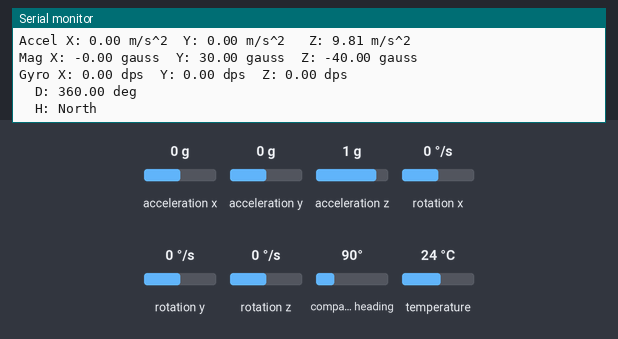
Recording of a sketch running on a simulated Arduino Leonardo, built with avr-gcc and run on an emulated ATmega32U4. On the bench: the last lines printed to the serial monitor. The inputs (shaded band) are chosen by the test bench; at power-on: compass heading 90°, acceleration x 0 g, acceleration y 0 g, acceleration z 1 g, rotation x 0 °/s, rotation y 0 °/s, rotation z 0 °/s, temperature 24 °C.

Above: at 3.1 s.
3.2 s: compass heading set to 35°
At 3.55 s:
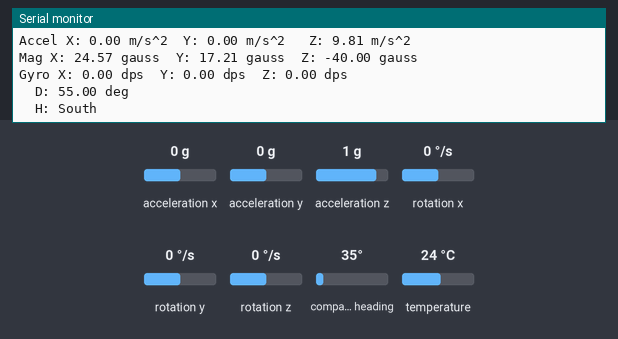
4.7 s: compass heading set to 44°
At 5.02 s:
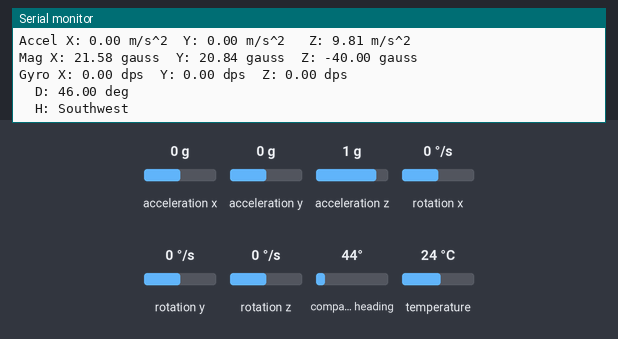
6.5 s: compass heading set to 54°
At 6.71 s:
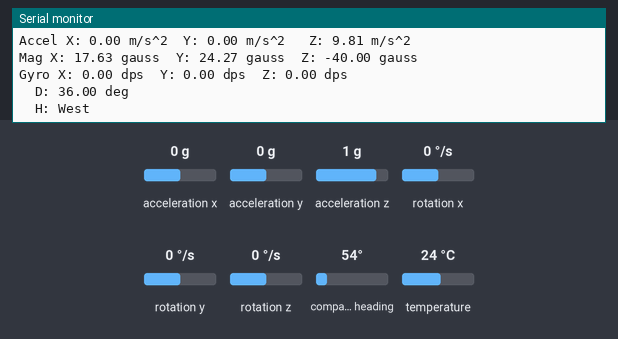
Timing chart, 0 to 9.5 s (numbered marks = the images above; inputs shaded):
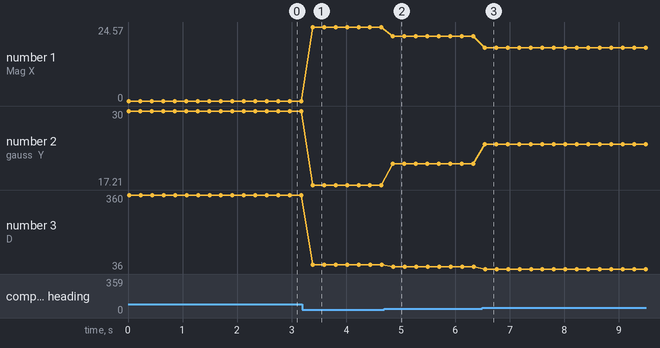

Measured:
- the behaviour switches between 39 and 40° on compass heading (found by bisection; images 1 and 2)
- the behaviour switches between 50 and 51° on compass heading (found by bisection; images 2 and 3)
- after the input at 3.2 s, the serial monitor: prints a new line after 0.19 s (image 1)
- after the input at 4.7 s, the serial monitor: prints a new line after 0.16 s (image 2)
- after the input at 6.5 s, the serial monitor: prints a new line at once (image 3)
- plotted number 1: 0 → 24.57 after the input at 3.2 s, 24.57 → 21.58 after the input at 4.7 s, 21.58 → 17.63 after the input at 6.5 s
- plotted number 2: 30 → 17.21 after the input at 3.2 s, 17.21 → 20.84 after the input at 4.7 s, 20.84 → 24.27 after the input at 6.5 s
- plotted number 3: 360 → 55 after the input at 3.2 s, 55 → 46 after the input at 4.7 s, 46 → 36 after the input at 6.5 s

The sketch:

lsm9ds1Modified.ino
```cpp
#include <Wire.h>
#include <SPI.h>
#include <math.h>
#include <Adafruit_LSM9DS1.h>
#include <Adafruit_Sensor.h>  // not used in this demo but required!

// i2c
Adafruit_LSM9DS1 lsm = Adafruit_LSM9DS1();

#define LSM9DS1_SCK A5
#define LSM9DS1_MISO 12
#define LSM9DS1_MOSI A4
#define LSM9DS1_XGCS 6
#define LSM9DS1_MCS 5
// You can also use software SPI
//Adafruit_LSM9DS1 lsm = Adafruit_LSM9DS1(LSM9DS1_SCK, LSM9DS1_MISO, LSM9DS1_MOSI, LSM9DS1_XGCS, LSM9DS1_MCS);
// Or hardware SPI! In this case, only CS pins are passed in
//Adafruit_LSM9DS1 lsm = Adafruit_LSM9DS1(LSM9DS1_XGCS, LSM9DS1_MCS);

//Globals for values
//float Ax,Ay,Az,Mx,My,Mz,Gx,Gy,Gz,D = 0.0f;


void setupSensor()
{
  // 1.) Set the accelerometer range
  lsm.setupAccel(lsm.LSM9DS1_ACCELRANGE_2G);
  //lsm.setupAccel(lsm.LSM9DS1_ACCELRANGE_4G);
  //lsm.setupAccel(lsm.LSM9DS1_ACCELRANGE_8G);
  //lsm.setupAccel(lsm.LSM9DS1_ACCELRANGE_16G);

  // 2.) Set the magnetometer sensitivity
  lsm.setupMag(lsm.LSM9DS1_MAGGAIN_4GAUSS);
  //lsm.setupMag(lsm.LSM9DS1_MAGGAIN_8GAUSS);
  //lsm.setupMag(lsm.LSM9DS1_MAGGAIN_12GAUSS);
  //lsm.setupMag(lsm.LSM9DS1_MAGGAIN_16GAUSS);

  // 3.) Setup the gyroscope
  lsm.setupGyro(lsm.LSM9DS1_GYROSCALE_245DPS);
  //lsm.setupGyro(lsm.LSM9DS1_GYROSCALE_500DPS);
  //lsm.setupGyro(lsm.LSM9DS1_GYROSCALE_2000DPS);
}


void setup()
{
  Serial.begin(115200);

  while (!Serial) {
    delay(1); // will pause Zero, Leonardo, etc until serial console opens
  }

  Serial.println("LSM9DS1 data read demo");

  // Try to initialise and warn if we couldn't detect the chip
  if (!lsm.begin())
  {
    Serial.println("Oops ... unable to initialize the LSM9DS1. Check your wiring!");
    while (1);
  }
  Serial.println("Found LSM9DS1 9DOF");

  // helper to just set the default scaling we want, see above!
  setupSensor();
}

void loop()
{
  lsm.read();  /* ask it to read in the data */

  /* Get a new sensor event */
  sensors_event_t a, m, g, temp;

  lsm.getEvent(&a, &m, &g, &temp);
  // Compass breakdown
//float myNorm = m.magnetic.y; // stupid but trying to check if setting this to absolute value is breaking it
double directionInDegrees = 0.0f; //debug value
  if(m.magnetic.y == 0.0f){
    if(m.magnetic.x < 0){
      directionInDegrees = 270.0f; // these need to be tested
    }
    else{
      directionInDegrees = 0.0f;
    }
   }
else{
  directionInDegrees = atan2(m.magnetic.x,m.magnetic.y) * (180/PI);
 if (directionInDegrees < 0.0f){
  directionInDegrees += 360.0f;
 }
}
// define string for direction
//char heading[10];
String heading;
if( directionInDegrees >= 350 || directionInDegrees <= 10){ //337, 23
  heading = "North";
}
else if(directionInDegrees >= 330 && directionInDegrees < 350){ //293,337
  heading = "Northeast";
}
else if(directionInDegrees >= 300 && directionInDegrees < 330){ //248,293
  heading = "East";
}
else if(directionInDegrees >= 180 && directionInDegrees < 300){ //203, 248
  heading = "Southeast";
}
else if(directionInDegrees >= 50 && directionInDegrees < 180){ // 158,203
  heading = "South";
}
else if(directionInDegrees >= 40 && directionInDegrees < 50){
  heading = "Southwest";
}
else if(directionInDegrees >= 25 && directionInDegrees < 40){
  heading = "West";
}
else{ // maybe make else if
 heading = "Northwest";
}


  //aggregate results
  //Ax += a.acceleration
  // only do this on a certain count
//  if( count == 3){
  Serial.print("Accel X: "); Serial.print(a.acceleration.x); Serial.print(" m/s^2");
  Serial.print("\tY: "); Serial.print(a.acceleration.y);     Serial.print(" m/s^2 ");
  Serial.print("\tZ: "); Serial.print(a.acceleration.z);     Serial.println(" m/s^2 ");

  Serial.print("Mag X: "); Serial.print(m.magnetic.x);   Serial.print(" gauss");
  Serial.print("\tY: "); Serial.print(m.magnetic.y);     Serial.print(" gauss"); // was m.magnetic.y
  Serial.print("\tZ: "); Serial.print(m.magnetic.z);     Serial.println(" gauss");

  Serial.print("Gyro X: "); Serial.print(g.gyro.x);   Serial.print(" dps");
  Serial.print("\tY: "); Serial.print(g.gyro.y);      Serial.print(" dps");
  Serial.print("\tZ: "); Serial.print(g.gyro.z);      Serial.println(" dps");
// print D values
  Serial.print("\tD: ");Serial.print(directionInDegrees); Serial.println(" deg");
  Serial.print("\tH: ");Serial.print(heading);
  Serial.println();
 // }


  delay(200);
}
```
